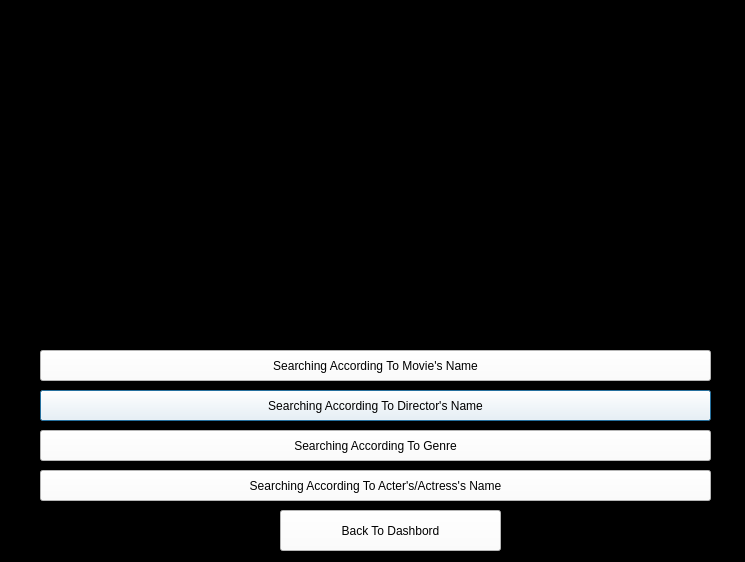
<?xml version="1.0" encoding="UTF-8"?>
<ui version="4.0">
 <class>searching_page</class>
 <widget class="QDialog" name="searching_page">
  <property name="geometry">
   <rect>
    <x>0</x>
    <y>0</y>
    <width>745</width>
    <height>562</height>
   </rect>
  </property>
  <property name="windowTitle">
   <string>Dialog</string>
  </property>
  <property name="styleSheet">
   <string notr="true">background-color: rgb(0, 0, 0);</string>
  </property>
  <widget class="QPushButton" name="pushButton">
   <property name="geometry">
    <rect>
     <x>40</x>
     <y>390</y>
     <width>671</width>
     <height>31</height>
    </rect>
   </property>
   <property name="styleSheet">
    <string notr="true">font: 14pt &quot;Pristina&quot;;
color: rgb(0, 0, 0);
background-color: rgb(255, 255, 255);</string>
   </property>
   <property name="text">
    <string>Searching According To Director's Name</string>
   </property>
  </widget>
  <widget class="QPushButton" name="pushButton_2">
   <property name="geometry">
    <rect>
     <x>40</x>
     <y>350</y>
     <width>671</width>
     <height>31</height>
    </rect>
   </property>
   <property name="styleSheet">
    <string notr="true">font: 14pt &quot;Pristina&quot;;
color: rgb(0, 0, 0);
background-color: rgb(255, 255, 255);</string>
   </property>
   <property name="text">
    <string>Searching According To Movie's Name</string>
   </property>
  </widget>
  <widget class="QPushButton" name="pushButton_3">
   <property name="geometry">
    <rect>
     <x>40</x>
     <y>430</y>
     <width>671</width>
     <height>31</height>
    </rect>
   </property>
   <property name="styleSheet">
    <string notr="true">font: 14pt &quot;Pristina&quot;;
color: rgb(0, 0, 0);
background-color: rgb(255, 255, 255);</string>
   </property>
   <property name="text">
    <string>Searching According To Genre</string>
   </property>
  </widget>
  <widget class="QPushButton" name="pushButton_4">
   <property name="geometry">
    <rect>
     <x>40</x>
     <y>470</y>
     <width>671</width>
     <height>31</height>
    </rect>
   </property>
   <property name="styleSheet">
    <string notr="true">font: 14pt &quot;Pristina&quot;;
color: rgb(0, 0, 0);
background-color: rgb(255, 255, 255);</string>
   </property>
   <property name="text">
    <string>Searching According To Acter's/Actress's Name</string>
   </property>
  </widget>
  <widget class="QLineEdit" name="lineEdit">
   <property name="geometry">
    <rect>
     <x>10</x>
     <y>10</y>
     <width>731</width>
     <height>31</height>
    </rect>
   </property>
   <property name="styleSheet">
    <string notr="true">font: 14pt &quot;Pristina&quot;;
background-color: rgb(0, 0, 0);
color: rgb(0, 206, 206);
</string>
   </property>
  </widget>
  <widget class="QPushButton" name="pushButton_5">
   <property name="geometry">
    <rect>
     <x>280</x>
     <y>510</y>
     <width>221</width>
     <height>41</height>
    </rect>
   </property>
   <property name="styleSheet">
    <string notr="true">font: 14pt &quot;Pristina&quot;;
color: rgb(0, 0, 0);
background-color: rgb(255, 255, 255);</string>
   </property>
   <property name="text">
    <string>Back To Dashbord</string>
   </property>
  </widget>
  <widget class="QTextBrowser" name="textBrowser">
   <property name="geometry">
    <rect>
     <x>40</x>
     <y>90</y>
     <width>671</width>
     <height>251</height>
    </rect>
   </property>
   <property name="styleSheet">
    <string notr="true">font: 15pt &quot;Pristina&quot;;
background-color: rgb(0, 0, 0);
color: rgb(85, 255, 0);</string>
   </property>
  </widget>
  <widget class="QLineEdit" name="lineEdit_2">
   <property name="geometry">
    <rect>
     <x>10</x>
     <y>50</y>
     <width>731</width>
     <height>31</height>
    </rect>
   </property>
   <property name="styleSheet">
    <string notr="true">font: 14pt &quot;Pristina&quot;;
background-color: rgb(0, 0, 0);
color: rgb(0, 206, 206);
</string>
   </property>
  </widget>
 </widget>
 <resources/>
 <connections/>
</ui>
